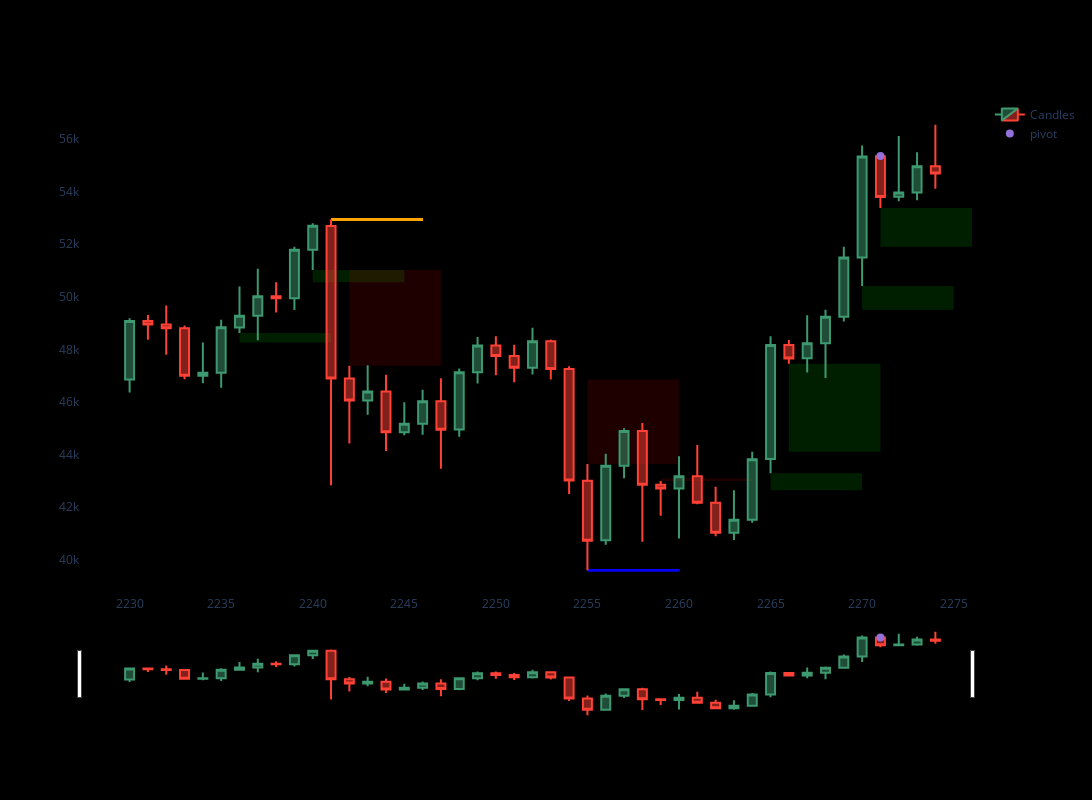

The notebook cell saved with this chart:
### Markdown cell above
# Plot the Point position of the signal

### Code cell
def pointpos(x):
    if x['break_signal']==-1:
        return x['Low']-1e-4
    elif x['break_signal']==1:
        return x['High']+1e-4
    else:
        return np.nan

btc['pointpos'] = btc.apply(lambda row: pointpos(row), axis=1)


strt = 2230
end = 2274
fig = plot_fvg_and_key_levels(btc, start_idx=strt, end_idx=end, extension=5)
fig.add_scatter(x=btc.index[strt:end], y=btc['pointpos'][strt:end], mode="markers",
                marker=dict(size=8, color="MediumPurple"),
                name="pivot")
fig.show()

### Figure 1 — Plotly figure (JSON) as saved in the notebook; plotly's stock layout.template omitted (floating-point values rounded to 4 significant figures)
{"data": [{"close": [49080.0, 48940.0, 48800.0, 46990.0, 47110.0, 48840.0, 49280.0, 50020.0, 49940.0, 51790.0, 52700.0, 46890.0, 46060.0, 46400.0, 44850.0, 45170.0, 46020.0, 44950.0, 47130.0, 48150.0, 47750.0, 47300.0, 48310.0, 47260.0, 43010.0, 40720.0, 43580.0, 44900.0, 42850.0, 42710.0, 43180.0, 42170.0, 41030.0, 41520.0, 43820.0, 48170.0, 47660.0, 48230.0, 49250.0, 51490.0, 55340.0, 53800.0, 53960.0, 54960.0, 54690.0], "high": [49190.0, 49310.0, 49670.0, 48910.0, 48260.0, 49120.0, 50390.0, 51060.0, 50560.0, 51910.0, 52800.0, 52940.0, 47380.0, 47400.0, 47040.0, 45990.0, 46460.0, 46900.0, 47270.0, 48480.0, 48500.0, 48180.0, 48830.0, 48380.0, 47360.0, 43640.0, 44040.0, 45000.0, 45200.0, 43000.0, 43940.0, 44370.0, 42780.0, 42640.0, 44110.0, 48500.0, 48360.0, 49300.0, 49500.0, 51910.0, 55760.0, 55360.0, 56110.0, 55500.0, 56550.0], "low": [46360.0, 48370.0, 47800.0, 46870.0, 46710.0, 46540.0, 48620.0, 48350.0, 49400.0, 49500.0, 51020.0, 42830.0, 44420.0, 45510.0, 44140.0, 44730.0, 44750.0, 43460.0, 44680.0, 46700.0, 47020.0, 46750.0, 47050.0, 46850.0, 42500.0, 39600.0, 40570.0, 43100.0, 40680.0, 41680.0, 40800.0, 42110.0, 40900.0, 40750.0, 41410.0, 43290.0, 47450.0, 47120.0, 46920.0, 49060.0, 50420.0, 53380.0, 53630.0, 53680.0, 54110.0], "name": "Candles", "open": [46850.0, 49080.0, 48940.0, 48800.0, 47000.0, 47110.0, 48830.0, 49280.0, 50020.0, 49940.0, 51790.0, 52700.0, 46890.0, 46060.0, 46400.0, 44850.0, 45170.0, 46030.0, 44950.0, 47130.0, 48140.0, 47750.0, 47310.0, 48310.0, 47250.0, 43010.0, 40740.0, 43580.0, 44900.0, 42850.0, 42710.0, 43170.0, 42170.0, 41030.0, 41520.0, 43830.0, 48170.0, 47660.0, 48230.0, 49240.0, 51500.0, 55350.0, 53810.0, 53970.0, 54960.0], "type": "candlestick", "x": [2230, 2231, 2232, 2233, 2234, 2235, 2236, 2237, 2238, 2239, 2240, 2241, 2242, 2243, 2244, 2245, 2246, 2247, 2248, 2249, 2250, 2251, 2252, 2253, 2254, 2255, 2256, 2257, 2258, 2259, 2260, 2261, 2262, 2263, 2264, 2265, 2266, 2267, 2268, 2269, 2270, 2271, 2272, 2273, 2274]}, {"marker": {"color": "MediumPurple", "size": 8}, "mode": "markers", "name": "pivot", "type": "scatter", "x": [2230, 2231, 2232, 2233, 2234, 2235, 2236, 2237, 2238, 2239, 2240, 2241, 2242, 2243, 2244, 2245, 2246, 2247, 2248, 2249, 2250, 2251, 2252, 2253, 2254, 2255, 2256, 2257, 2258, 2259, 2260, 2261, 2262, 2263, 2264, 2265, 2266, 2267, 2268, 2269, 2270, 2271, 2272, 2273], "y": [NaN, NaN, NaN, NaN, NaN, NaN, NaN, NaN, NaN, NaN, NaN, NaN, NaN, NaN, NaN, NaN, NaN, NaN, NaN, NaN, NaN, NaN, NaN, NaN, NaN, NaN, NaN, NaN, NaN, NaN, NaN, NaN, NaN, NaN, NaN, NaN, NaN, NaN, NaN, NaN, NaN, 55360.0, NaN, NaN]}], "layout": {"height": 800, "paper_bgcolor": "black", "plot_bgcolor": "black", "shapes": [{"fillcolor": "rgba(0, 255, 0, 0.3)", "layer": "below", "line": {"width": 0}, "opacity": 0.4, "type": "rect", "x0": 2236, "x1": 2241, "y0": 48260.0, "y1": 48620.0}, {"fillcolor": "rgba(0, 255, 0, 0.3)", "layer": "below", "line": {"width": 0}, "opacity": 0.4, "type": "rect", "x0": 2240, "x1": 2245, "y0": 50560.0, "y1": 51020.0}, {"fillcolor": "rgba(255, 0, 0, 0.3)", "layer": "below", "line": {"width": 0}, "opacity": 0.4, "type": "rect", "x0": 2242, "x1": 2247, "y0": 51020.0, "y1": 47380.0}, {"fillcolor": "rgba(255, 0, 0, 0.3)", "layer": "below", "line": {"width": 0}, "opacity": 0.4, "type": "rect", "x0": 2255, "x1": 2260, "y0": 46850.0, "y1": 43640.0}, {"fillcolor": "rgba(255, 0, 0, 0.3)", "layer": "below", "line": {"width": 0}, "opacity": 0.4, "type": "rect", "x0": 2259, "x1": 2264, "y0": 43100.0, "y1": 43000.0}, {"fillcolor": "rgba(0, 255, 0, 0.3)", "layer": "below", "line": {"width": 0}, "opacity": 0.4, "type": "rect", "x0": 2265, "x1": 2270, "y0": 42640.0, "y1": 43290.0}, {"fillcolor": "rgba(0, 255, 0, 0.3)", "layer": "below", "line": {"width": 0}, "opacity": 0.4, "type": "rect", "x0": 2266, "x1": 2271, "y0": 44110.0, "y1": 47451}, {"fillcolor": "rgba(0, 255, 0, 0.3)", "layer": "below", "line": {"width": 0}, "opacity": 0.4, "type": "rect", "x0": 2270, "x1": 2275, "y0": 49505, "y1": 50420.0}, {"fillcolor": "rgba(0, 255, 0, 0.3)", "layer": "below", "line": {"width": 0}, "opacity": 0.4, "type": "rect", "x0": 2271, "x1": 2276, "y0": 51910.0, "y1": 53379}, {"layer": "below", "line": {"color": "orange", "width": 2}, "type": "line", "x0": 2241, "x1": 2246, "y0": 52940.0, "y1": 52940.0}, {"layer": "below", "line": {"color": "orange", "width": 2}, "type": "line", "x0": 2241, "x1": 2246, "y0": 52940.0, "y1": 52940.0}, {"layer": "below", "line": {"color": "orange", "width": 2}, "type": "line", "x0": 2241, "x1": 2246, "y0": 52940.0, "y1": 52940.0}, {"layer": "below", "line": {"color": "orange", "width": 2}, "type": "line", "x0": 2241, "x1": 2246, "y0": 52940.0, "y1": 52940.0}, {"layer": "below", "line": {"color": "orange", "width": 2}, "type": "line", "x0": 2241, "x1": 2246, "y0": 52940.0, "y1": 52940.0}, {"layer": "below", "line": {"color": "orange", "width": 2}, "type": "line", "x0": 2241, "x1": 2246, "y0": 52940.0, "y1": 52940.0}, {"layer": "below", "line": {"color": "orange", "width": 2}, "type": "line", "x0": 2241, "x1": 2246, "y0": 52940.0, "y1": 52940.0}, {"layer": "below", "line": {"color": "orange", "width": 2}, "type": "line", "x0": 2241, "x1": 2246, "y0": 52940.0, "y1": 52940.0}, {"layer": "below", "line": {"color": "orange", "width": 2}, "type": "line", "x0": 2241, "x1": 2246, "y0": 52940.0, "y1": 52940.0}, {"layer": "below", "line": {"color": "orange", "width": 2}, "type": "line", "x0": 2241, "x1": 2246, "y0": 52940.0, "y1": 52940.0}, {"layer": "below", "line": {"color": "orange", "width": 2}, "type": "line", "x0": 2241, "x1": 2246, "y0": 52940.0, "y1": 52940.0}, {"layer": "below", "line": {"color": "orange", "width": 2}, "type": "line", "x0": 2241, "x1": 2246, "y0": 52940.0, "y1": 52940.0}, {"layer": "below", "line": {"color": "orange", "width": 2}, "type": "line", "x0": 2241, "x1": 2246, "y0": 52940.0, "y1": 52940.0}, {"layer": "below", "line": {"color": "orange", "width": 2}, "type": "line", "x0": 2241, "x1": 2246, "y0": 52940.0, "y1": 52940.0}, {"layer": "below", "line": {"color": "blue", "width": 2}, "type": "line", "x0": 2255, "x1": 2260, "y0": 39600, "y1": 39600}, {"layer": "below", "line": {"color": "orange", "width": 2}, "type": "line", "x0": 2241, "x1": 2246, "y0": 52940.0, "y1": 52940.0}, {"layer": "below", "line": {"color": "blue", "width": 2}, "type": "line", "x0": 2255, "x1": 2260, "y0": 39600, "y1": 39600}, {"layer": "below", "line": {"color": "orange", "width": 2}, "type": "line", "x0": 2241, "x1": 2246, "y0": 52940.0, "y1": 52940.0}, {"layer": "below", "line": {"color": "blue", "width": 2}, "type": "line", "x0": 2255, "x1": 2260, "y0": 39600, "y1": 39600}, {"layer": "below", "line": {"color": "orange", "width": 2}, "type": "line", "x0": 2241, "x1": 2246, "y0": 52940.0, "y1": 52940.0}, {"layer": "below", "line": {"color": "blue", "width": 2}, "type": "line", "x0": 2255, "x1": 2260, "y0": 39600, "y1": 39600}, {"layer": "below", "line": {"color": "orange", "width": 2}, "type": "line", "x0": 2241, "x1": 2246, "y0": 52940.0, "y1": 52940.0}], "width": 1200, "xaxis": {"showgrid": false}, "yaxis": {"showgrid": false}}}
